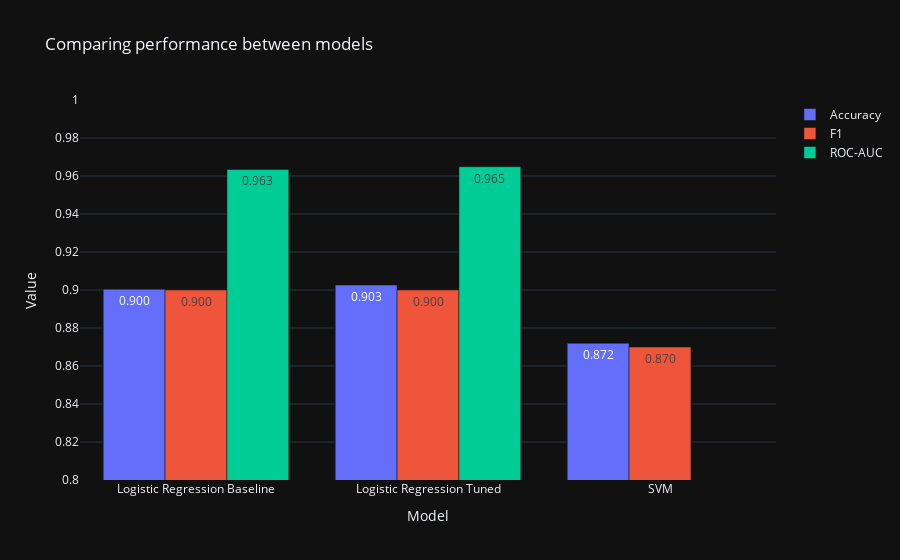

The cell this chart's notebook holds for it:
### Code cell
df_compare = (pd.DataFrame(compare_dict).T.reset_index()
              .rename(columns={'index': 'Model'}))

fig = go.Figure()

metrics = ['Accuracy', 'F1', 'ROC-AUC']
for metric in metrics:
    fig.add_trace(go.Bar(
        x=df_compare['Model'],
        y=df_compare[metric],
        name=metric,
        text=df_compare[metric].apply(lambda x: f'{x:.3f}' if x is not None else ''),
        textposition='auto'
    ))

fig.update_layout(
    title='Comparing performance between models',
    xaxis_title='Model',
    yaxis_title='Value',
    barmode='group',
    yaxis=dict(range=[0.8, 1.0])
)
fig.show()

### Figure 1 — Plotly figure (JSON) as saved in the notebook; plotly's stock layout.template omitted (floating-point values rounded to 4 significant figures)
{"data": [{"name": "Accuracy", "text": ["0.900", "0.903", "0.872"], "textposition": "auto", "x": ["Logistic Regression Baseline", "Logistic Regression Tuned", "SVM"], "y": [0.9004, 0.9026, 0.872], "type": "bar"}, {"name": "F1", "text": ["0.900", "0.900", "0.870"], "textposition": "auto", "x": ["Logistic Regression Baseline", "Logistic Regression Tuned", "SVM"], "y": [0.9, 0.9, 0.87], "type": "bar"}, {"name": "ROC-AUC", "text": ["0.963", "0.965", "nan"], "textposition": "auto", "x": ["Logistic Regression Baseline", "Logistic Regression Tuned", "SVM"], "y": [0.9634, 0.9649, NaN], "type": "bar"}], "layout": {"yaxis": {"title": {"text": "Value"}, "range": [0.8, 1.0]}, "title": {"text": "Comparing performance between models"}, "xaxis": {"title": {"text": "Model"}}, "barmode": "group"}}
